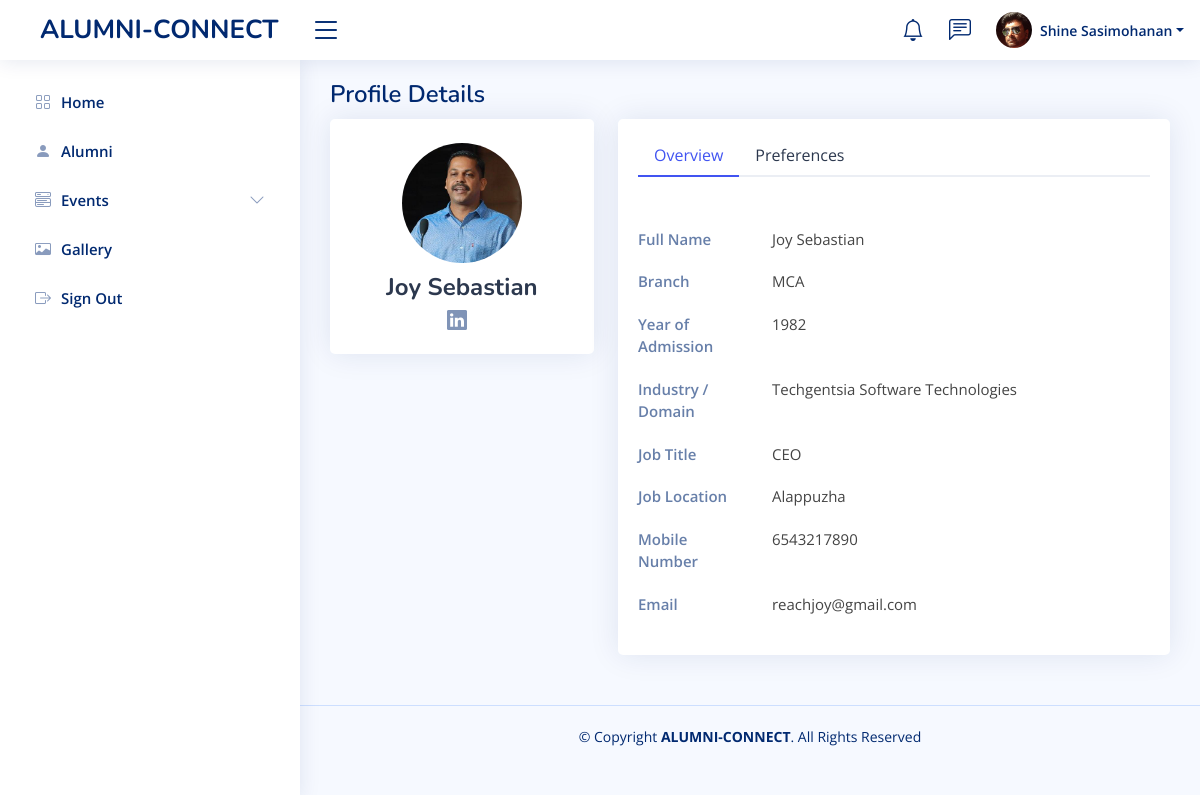
Screenshot of /alumnis/viewAlumniPro/reachjoy@gmail.com (signed in) with the database file from the repository.
### alumnis/models.py (models this page shows)
class AlumniProPic(models.Model):
  proPic = models.ImageField(upload_to='alumniProPic/')
  email = models.CharField(max_length=255,primary_key=True, default="")

class Alumnis(models.Model):
  fname = models.CharField(max_length=255,default="")
  lname = models.CharField(max_length=255,default="")
  email = models.CharField(max_length=255,primary_key=True)
  branch = models.CharField(max_length=255,default="")
  yoa = models.IntegerField(default=0)
  mobile = models.IntegerField(default=0)
  password = models.CharField(max_length=255)
  otp = models.IntegerField(default=0)
  verified = models.IntegerField(default=0)
  profile = models.IntegerField(default=0)

class AlumniProfile(models.Model):
  email = models.CharField(max_length=255,primary_key=True)
  specialization = models.CharField(max_length=255,default="")
  linkedID = models.CharField(max_length=255,default="")
  industry = models.CharField(max_length=255,default="")
  position = models.CharField(max_length=255,default="")
  location = models.CharField(max_length=255,default="")
  gf = models.IntegerField(default=0)
  cs = models.IntegerField(default=0)
  fi = models.IntegerField(default=0)
  research = models.IntegerField(default=0)
  fdp = models.IntegerField(default=0)
  mdp = models.IntegerField(default=0)
  iv = models.IntegerField(default=0)
  buddySys = models.IntegerField(default=0)
  consulting = models.IntegerField(default=0)
  sip = models.IntegerField(default=0)
  placements = models.IntegerField(default=0)
  ic = models.IntegerField(default=0)
  lps = models.IntegerField(default=0)
  csr = models.IntegerField(default=0)
  ssp = models.IntegerField(default=0)
  se = models.IntegerField(default=0)

### alumnis/views.py (the view)
# urls.py: path('viewAlumniPro/<str:email>', views.viewAlumniPro, name="viewAlumniPro"),
def viewAlumniPro(request,email):
  if 'email' in request.session:
    a=request.session.get('email')
    pic = AlumniProPic.objects.filter(email=a).values()
    user = Alumnis.objects.filter(email=a).values()
    alumniDetails = AlumniProfile.objects.filter(email=a).values()
    alpic = AlumniProPic.objects.filter(email=email).values()
    al = Alumnis.objects.filter(email=email).values()
    alumniProDetails = AlumniProfile.objects.filter(email=email).values()
    template = loader.get_template('viewAlumniPro.html')
    context = {
    'myalumnis': user,'details':alumniDetails,'pic' : pic, 'alpic': alpic,'al':al,'aldetails':alumniProDetails,
  }
    return HttpResponse(template.render(context, request))
  else:
    return redirect('index')

### alumnis/templates/viewAlumniPro.html (shortened to what this page needs)
<!DOCTYPE html>
<html lang="en">
<head>
    {% load static %}
  <link href="{% static 'assets2/vendor/bootstrap/css/bootstrap.min.css' %}" rel="stylesheet">
  <link href="{% static 'assets2/vendor/bootstrap-icons/bootstrap-icons.css' %}" rel="stylesheet">
  <link href="{% static 'assets2/vendor/boxicons/css/boxicons.min.css' %}" rel="stylesheet">
  <link href="{% static 'assets2/vendor/quill/quill.snow.css' %}" rel="stylesheet">
  <link href="{% static 'assets2/vendor/quill/quill.bubble.css' %}" rel="stylesheet">
  <link href="{% static 'assets2/vendor/remixicon/remixicon.css' %}" rel="stylesheet">
  <link href="{% static 'assets2/vendor/simple-datatables/style.css' %}" rel="stylesheet">
  <link href="{% static 'assets2/css/style.css' %}" rel="stylesheet">
</head>
<body>
  {% include 'alumniHeader.html' %}
  {% include 'alumniSidebar.html' %}
  <main id="main" class="main">
    <div class="pagetitle">
      <h1>Profile Details</h1>
    </div>
    <section class="section profile">
      <div class="row">
        <div class="col-xl-4">
          <div class="card">
            <div class="card-body profile-card pt-4 d-flex flex-column align-items-center">
              {% if alpic.0.proPic %}
                <img src="{% static 'media/' %}{{ alpic.0.proPic }}"  alt="Profile" class="rounded-circle">
              {% else %}
                <img src="{% static 'assets2/img/profile-img.jpg' %}" alt="Profile" class="rounded-circle">
              {% endif %}
              <h2>{{ al.0.fname }} {{ al.0.lname }}</h2>
              <div class="social-links mt-2">
                <a href="{{ aldetails.0.linkedID }}" target="_blank" class="linkedin"><i class="bi bi-linkedin"></i></a>
              </div>
            </div>
          </div>
        </div>
        <div class="col-xl-8">
          <div class="card">
            <div class="card-body pt-3">
              <ul class="nav nav-tabs nav-tabs-bordered">
                <li class="nav-item">
                  <button class="nav-link active" data-bs-toggle="tab" data-bs-target="#profile-overview">Overview</button>
                </li>
                <li class="nav-item">
                  <button class="nav-link" data-bs-toggle="tab" data-bs-target="#profile-settings">Preferences</button>
                </li>
              </ul>
              <div class="tab-content pt-2">
                <div class="tab-pane fade show active profile-overview" id="profile-overview">
                  <h5 class="card-title"></h5>
                  <div class="row">
                    <div class="col-lg-3 col-md-4 label ">Full Name</div>
                    <div class="col-lg-9 col-md-8">{{ al.0.fname }} {{ al.0.lname }}</div>
                  </div>
                  <div class="row">
                    <div class="col-lg-3 col-md-4 label ">Branch</div>
                    <div class="col-lg-9 col-md-8">{{ al.0.branch }}</div>
                  </div>
                  <div class="row">
                    <div class="col-lg-3 col-md-4 label ">Year of Admission</div>
                    <div class="col-lg-9 col-md-8">{{ al.0.yoa }}</div>
                  </div>
                  <div class="row">
                    <div class="col-lg-3 col-md-4 label">Industry / Domain</div>
                    <div class="col-lg-9 col-md-8">{{ aldetails.0.industry }}</div>
                  </div>
                  <div class="row">
                    <div class="col-lg-3 col-md-4 label">Job Title</div>
                    <div class="col-lg-9 col-md-8">{{ aldetails.0.position }}</div>
                  </div>
                  <div class="row">
                    <div class="col-lg-3 col-md-4 label">Job Location</div>
                    <div class="col-lg-9 col-md-8">{{ aldetails.0.location }}</div>
                  </div>
                  <div class="row">
                    <div class="col-lg-3 col-md-4 label">Mobile Number</div>
                    <div class="col-lg-9 col-md-8">{{ al.0.mobile }}</div>
                  </div>
                  <div class="row">
                    <div class="col-lg-3 col-md-4 label">Email</div>
                    <div class="col-lg-9 col-md-8">{{ al.0.email }}</div>
                  </div>
                </div>
              </div>
            </div>
          </div>
        </div>
      </div>
    </section>
</main>
  <footer id="footer" class="footer">
    <div class="copyright">
      &copy; Copyright <strong><span>ALUMNI-CONNECT</span></strong>. All Rights Reserved
    </div>
  </footer>
</body>
</html>

### alumnis/templates/alumniHeader.html (shortened to what this page needs)
{% load static %}
<header id="header" class="header fixed-top d-flex align-items-center">
    <div class="d-flex align-items-center justify-content-between">
      <a href="../" class="logo d-flex align-items-center">
        <span class="d-none d-lg-block" style="margin-left:20px;">ALUMNI-CONNECT</span>
      </a>
      <i class="bi bi-list toggle-sidebar-btn"></i>
    </div>
    <nav class="header-nav ms-auto">
      <ul class="d-flex align-items-center">
        <li class="nav-item dropdown">
          <a class="nav-link nav-icon" href="#" data-bs-toggle="dropdown">
            <i class="bi bi-bell"></i>
          </a>
        </li>
        <li class="nav-item dropdown">
          <a class="nav-link nav-icon" href="#" data-bs-toggle="dropdown">
            <i class="bi bi-chat-left-text"></i>
          </a>
        </li>
        <li class="nav-item dropdown pe-3">
          <a class="nav-link nav-profile d-flex align-items-center pe-0" href="#" data-bs-toggle="dropdown">
            {% if pic.0.proPic %}
              <img src="{% static 'media/' %}{{ pic.0.proPic }}"  alt="Profile" class="rounded-circle">
            {% else %}
              <img src="{% static 'assets2/img/profile-img.jpg' %}" alt="Profile" class="rounded-circle">
            {% endif %}
            <span class="d-none d-md-block dropdown-toggle ps-2">{{ myalumnis.0.fname }} {{ myalumnis.0.lname }}</span>
          </a>
        </li>
      </ul>
    </nav>
  </header>

### alumnis/static/assets2/css/style.css (style rules this page uses)
:root { scroll-behavior: smooth; }
body { font-family: "Open Sans", sans-serif; background: #f6f9ff; color: #444444; }
a { color: #4154f1; text-decoration: none; }
h1, h2, h3, h4, h5, h6 { font-family: "Nunito", sans-serif; }
#main { margin-top: 60px; padding: 20px 30px; transition: all 0.3s; }
.pagetitle { margin-bottom: 10px; }
.pagetitle h1 { font-size: 24px; margin-bottom: 0; font-weight: 600; color: #012970; }
.card { margin-bottom: 30px; border: none; border-radius: 5px; box-shadow: 0px 0 30px rgba(1, 41, 112, 0.1); }
.card-title { padding: 20px 0 15px 0; font-size: 18px; font-weight: 500; color: #012970; font-family: "Poppins", sans-serif; }
.card-body { padding: 0 20px 20px 20px; }
.nav-tabs-bordered { border-bottom: 2px solid #ebeef4; }
.nav-tabs-bordered .nav-link { margin-bottom: -2px; border: none; color: #2c384e; }
.nav-tabs-bordered .nav-link.active { background-color: #fff; color: #4154f1; border-bottom: 2px solid #4154f1; }
.logo { line-height: 1; }
@media (min-width: 1200px) { .logo { width: 280px; } }
.logo span { font-size: 26px; font-weight: 700; color: #012970; font-family: "Nunito", sans-serif; }
.header { transition: all 0.5s; z-index: 997; height: 60px; box-shadow: 0px 2px 20px rgba(1, 41, 112, 0.1); background-color: #fff; padding-left: 20px; }
.header .toggle-sidebar-btn { font-size: 32px; padding-left: 10px; cursor: pointer; color: #012970; }
.header-nav ul { list-style: none; }
.header-nav>ul { margin: 0; padding: 0; }
.header-nav .nav-icon { font-size: 22px; color: #012970; margin-right: 25px; position: relative; }
.header-nav .nav-profile { color: #012970; }
.header-nav .nav-profile img { max-height: 36px; }
.header-nav .nav-profile span { font-size: 14px; font-weight: 600; }
@media (min-width: 1200px) { #main, #footer { margin-left: 300px; } }
.profile .profile-card img { max-width: 120px; }
.profile .profile-card h2 { font-size: 24px; font-weight: 700; color: #2c384e; margin: 10px 0 0 0; }
.profile .profile-card .social-links a { font-size: 20px; display: inline-block; color: rgba(1, 41, 112, 0.5); line-height: 0; margin-right: 10px; transition: 0.3s; }
.profile .profile-overview .row { margin-bottom: 20px; font-size: 15px; }
.profile .profile-overview .card-title { color: #012970; }
.profile .profile-overview .label { font-weight: 600; color: rgba(1, 41, 112, 0.6); }
.footer { padding: 20px 0; font-size: 14px; transition: all 0.3s; border-top: 1px solid #cddfff; }
.footer .copyright { text-align: center; color: #012970; }

### rows the page displays
AlumniProPic: proPic (picture)
Alumnis: fname "Shine", lname "Sasimohanan"
AlumniProPic: proPic (picture)
Alumnis: fname "Joy", lname "Sebastian", branch "MCA", email "reachjoy@gmail.com"
AlumniProfile: industry "Techgentsia Software Technologies", position "CEO", location "Alappuzha"

### other values shown
{{ al.0.yoa }} "1982"
{{ al.0.mobile }} "6543217890"
